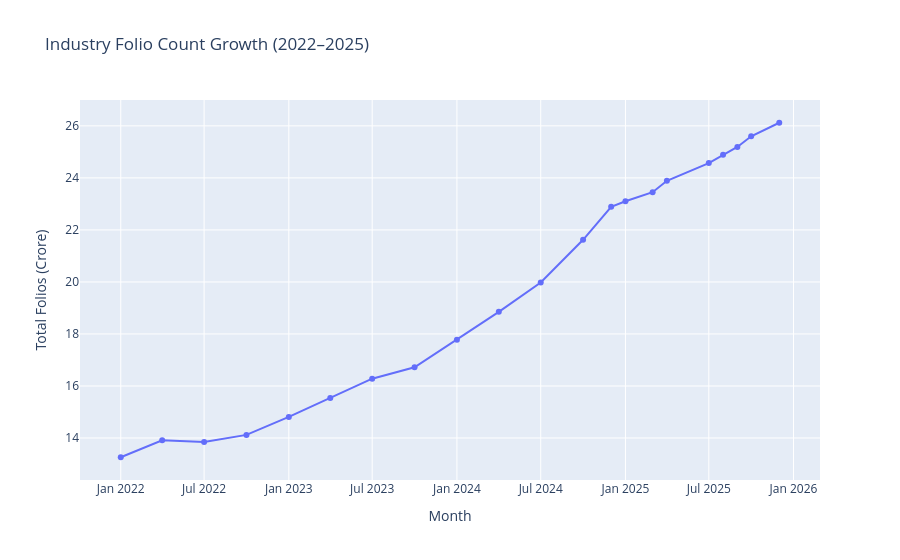

Notebook code for this chart:
### Code cell
import plotly.express as px

fig = px.line(
    folio,
    x="month",
    y="total_folios_crore",
    title="Industry Folio Count Growth (2022–2025)",
    markers=True
)

fig.update_layout(
    xaxis_title="Month",
    yaxis_title="Total Folios (Crore)"
)

fig.show()

### Figure 1 — Plotly figure (JSON) as saved in the notebook; plotly's stock layout.template omitted (floating-point values rounded to 4 significant figures)
{"data": [{"hovertemplate": "month=%{x}<br>total_folios_crore=%{y}<extra></extra>", "legendgroup": "", "line": {"color": "#636efa", "dash": "solid"}, "marker": {"symbol": "circle"}, "mode": "lines+markers", "name": "", "orientation": "v", "showlegend": false, "type": "scatter", "x": ["2022-01-01T00:00:00", "2022-04-01T00:00:00", "2022-07-01T00:00:00", "2022-10-01T00:00:00", "2023-01-01T00:00:00", "2023-04-01T00:00:00", "2023-07-01T00:00:00", "2023-10-01T00:00:00", "2024-01-01T00:00:00", "2024-04-01T00:00:00", "2024-07-01T00:00:00", "2024-10-01T00:00:00", "2024-12-01T00:00:00", "2025-01-01T00:00:00", "2025-03-01T00:00:00", "2025-04-01T00:00:00", "2025-07-01T00:00:00", "2025-08-01T00:00:00", "2025-09-01T00:00:00", "2025-10-01T00:00:00", "2025-12-01T00:00:00"], "xaxis": "x", "y": [13.26, 13.91, 13.85, 14.12, 14.81, 15.54, 16.28, 16.72, 17.78, 18.85, 19.98, 21.62, 22.89, 23.1, 23.45, 23.89, 24.57, 24.89, 25.19, 25.6, 26.12], "yaxis": "y"}], "layout": {"legend": {"tracegroupgap": 0}, "title": {"text": "Industry Folio Count Growth (2022–2025)"}, "xaxis": {"anchor": "y", "domain": [0, 1], "title": {"text": "Month"}}, "yaxis": {"anchor": "x", "domain": [0, 1], "title": {"text": "Total Folios (Crore)"}}}}
